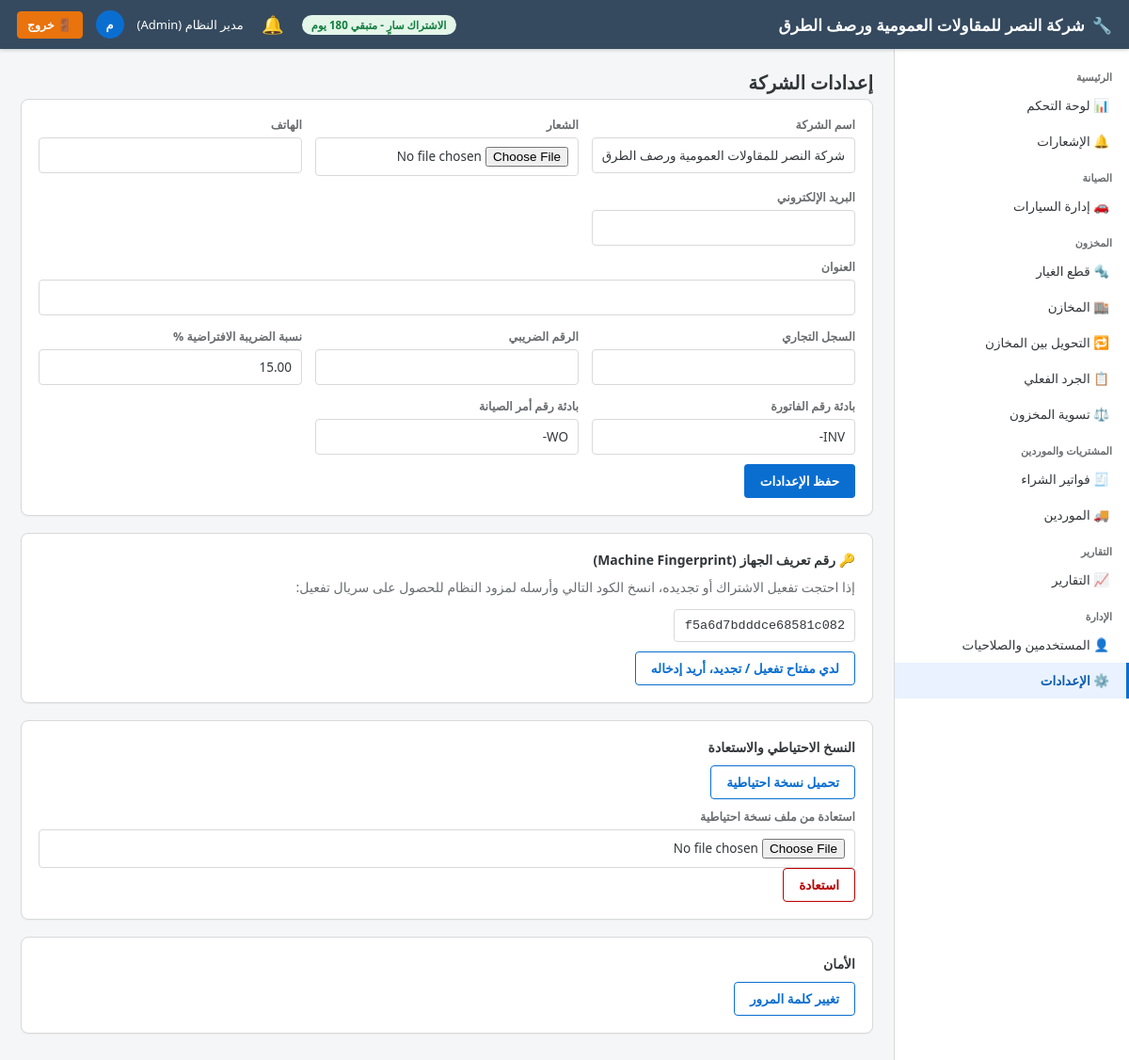
Screenshot of /settings/ (signed in) with the database file from the repository.
### app/models/settings.py (models this page shows)
class CompanySettings(db.Model):
    __tablename__ = "company_settings"
    id = db.Column(db.Integer, primary_key=True)
    company_name = db.Column(db.String(150), default="مركز الصيانة")
    logo_path = db.Column(db.String(255))
    phone = db.Column(db.String(30))
    address = db.Column(db.String(250))
    email = db.Column(db.String(120))
    commercial_register = db.Column(db.String(50))   # السجل التجاري
    tax_no = db.Column(db.String(50))                # الرقم الضريبي
    tax_percent_default = db.Column(db.Numeric(5, 2), default=15)
    invoice_prefix = db.Column(db.String(10), default="INV-")
    workorder_prefix = db.Column(db.String(10), default="WO-")
    next_invoice_no = db.Column(db.Integer, default=1)
    next_workorder_no = db.Column(db.Integer, default=1)

### app/models/user.py (models this page shows, shortened)
class User(db.Model, UserMixin):
    __tablename__ = "users"
    id = db.Column(db.Integer, primary_key=True)
    full_name = db.Column(db.String(150), nullable=False)
    username = db.Column(db.String(50), unique=True, nullable=False, index=True)
    password_hash = db.Column(db.String(255), nullable=False)
    phone = db.Column(db.String(30))
    email = db.Column(db.String(120))
    role_id = db.Column(db.Integer, db.ForeignKey("roles.id"), nullable=False)
    is_active_user = db.Column(db.Boolean, default=True)
    is_hidden = db.Column(db.Boolean, default=False)   # مستخدم خفي (لا يظهر في شاشة إدارة المستخدمين)
    created_at = db.Column(db.DateTime, default=datetime.utcnow)
    role = db.relationship("Role", back_populates="users")
    @property
    def is_active(self):
        return self.is_active_user
    @property
    def is_super_admin(self):
        return self.username == "administrator" and self.is_hidden

class Role(db.Model):
    __tablename__ = "roles"
    id = db.Column(db.Integer, primary_key=True)
    name = db.Column(db.String(50), unique=True, nullable=False)
    description = db.Column(db.String(200))
    users = db.relationship("User", back_populates="role")
    permissions = db.relationship("RolePermission", back_populates="role", cascade="all, delete-orphan")

### app/blueprints/settings/routes.py (the view, shortened to what this page needs)
@settings_bp.route("/", methods=["GET", "POST"])
@login_required
def company_settings():
    s = CompanySettings.query.first()
    if not s:
        s = CompanySettings()
        db.session.add(s)
        db.session.commit()
    return render_template("settings/company.html", settings=s, machine_fingerprint=get_machine_fingerprint())

### app/models/license.py (called while the page is built)
    @property
    def is_expired(self):
        return datetime.utcnow() > self.expires_at

    @property
    def days_remaining(self):
        return (self.expires_at - datetime.utcnow()).days

### app/services/license_service.py (called while the page is built)
def get_machine_fingerprint() -> str:
    raw = f"{platform.node()}-{uuid.getnode()}-{platform.system()}"
    return hashlib.sha256(raw.encode()).hexdigest()[:32]

### app/services/notification_service.py (called while the page is built, shortened)
def generate_notifications(force=False):
    global _last_refresh_ts
    now_ts = time.time()
    if not force and (now_ts - _last_refresh_ts) < _REFRESH_INTERVAL:
        return

def get_unread_count():
    return Notification.query.filter_by(is_read=False).count()

### app/templates/settings/company.html (shortened to what this page needs)
{% extends "base.html" %}
{% block content %}
<div class="page-title">إعدادات الشركة</div>
<form method="POST" enctype="multipart/form-data" class="fiori-card">
    <div class="form-grid">
        <div class="form-group"><label>اسم الشركة</label><input type="text" name="company_name" value="{{ settings.company_name or '' }}"></div>
        <div class="form-group"><label>الشعار</label><input type="file" name="logo" accept="image/*"></div>
        <div class="form-group"><label>الهاتف</label><input type="text" name="phone" value="{{ settings.phone or '' }}"></div>
        <div class="form-group"><label>البريد الإلكتروني</label><input type="email" name="email" value="{{ settings.email or '' }}"></div>
        <div class="form-group full"><label>العنوان</label><input type="text" name="address" value="{{ settings.address or '' }}"></div>
        <div class="form-group"><label>السجل التجاري</label><input type="text" name="commercial_register" value="{{ settings.commercial_register or '' }}"></div>
        <div class="form-group"><label>الرقم الضريبي</label><input type="text" name="tax_no" value="{{ settings.tax_no or '' }}"></div>
        <div class="form-group"><label>نسبة الضريبة الافتراضية %</label><input type="number" step="0.01" name="tax_percent_default" value="{{ settings.tax_percent_default }}"></div>
        <div class="form-group"><label>بادئة رقم الفاتورة</label><input type="text" name="invoice_prefix" value="{{ settings.invoice_prefix }}"></div>
        <div class="form-group"><label>بادئة رقم أمر الصيانة</label><input type="text" name="workorder_prefix" value="{{ settings.workorder_prefix }}"></div>
    </div>
    <div class="mt-2"><button type="submit" class="btn btn-primary">حفظ الإعدادات</button></div>
</form>
<div class="fiori-card">
    <strong>🔑 رقم تعريف الجهاز (Machine Fingerprint)</strong>
    <p class="text-muted mt-2">إذا احتجت تفعيل الاشتراك أو تجديده، انسخ الكود التالي وأرسله لمزود النظام للحصول على سريال تفعيل:</p>
    <input type="text" value="{{ machine_fingerprint }}" readonly onclick="this.select()" style="font-family:monospace;">
    <div class="mt-2">
        <a href="{{ url_for('license.activate') }}" class="btn btn-outline">لدي مفتاح تفعيل / تجديد، أريد إدخاله</a>
    </div>
</div>
<div class="fiori-card">
    <strong>النسخ الاحتياطي والاستعادة</strong>
    <div class="mt-2">
        <a href="{{ url_for('settings.backup_database') }}" class="btn btn-outline">تحميل نسخة احتياطية</a>
    </div>
    <form method="POST" action="{{ url_for('settings.restore_database') }}" enctype="multipart/form-data" class="mt-2">
        <div class="form-group">
            <label>استعادة من ملف نسخة احتياطية</label>
            <input type="file" name="backup_file" accept=".db">
        </div>
        <button type="submit" class="btn btn-danger" onclick="return confirm('استعادة قاعدة البيانات سيستبدل كافة البيانات الحالية. متابعة؟');">استعادة</button>
    </form>
</div>
<div class="fiori-card">
    <strong>الأمان</strong>
    <div class="mt-2"><a href="{{ url_for('settings.change_password') }}" class="btn btn-outline">تغيير كلمة المرور</a></div>
</div>
{% endblock %}

### app/templates/base.html (shortened to what this page needs)
<!DOCTYPE html>
<html lang="ar" dir="rtl">
<head>
    <link rel="stylesheet" href="{{ url_for('static', filename='css/fiori.css') }}">
</head>
<body>
    <header class="fiori-header">
        <div style="display:flex;align-items:center;">
            <div class="brand">
                {% if company and company.logo_path %}
                <img src="{{ url_for('static', filename=company.logo_path) }}" alt="شعار" style="height:30px;width:30px;object-fit:contain;border-radius:4px;background:#fff;padding:2px;">
                {% else %}
                🔧
                {% endif %}
                <span>{{ company.company_name if company and company.company_name else 'نظام إدارة مركز الصيانة' }}</span>
            </div>
        </div>
        <div class="user-box">
            {% if license_days_remaining is defined and license_days_remaining is not none %}
                {% if license_days_remaining <= 5 %}
                <span class="badge badge-red">الاشتراك ينتهي خلال {{ license_days_remaining }} يوم</span>
                {% elif license_days_remaining <= 15 %}
                <span class="badge badge-orange">الاشتراك ينتهي خلال {{ license_days_remaining }} يوم</span>
                {% else %}
                <span class="badge badge-green">الاشتراك سارٍ - متبقي {{ license_days_remaining }} يوم</span>
                {% endif %}
            {% endif %}
            <div class="notif-bell-wrap">
                <button type="button" class="notif-bell-btn" id="notifBellBtn" aria-label="الإشعارات">
                    🔔
                </button>
            </div>
            <span>{{ current_user.full_name }} ({{ current_user.role.name if current_user.role else '' }})</span>
            <div class="user-avatar">{{ current_user.full_name[0] if current_user.full_name else 'U' }}</div>
            <a href="{{ url_for('auth.logout') }}" class="btn btn-logout btn-sm">🚪 خروج</a>
        </div>
    </header>
    <nav class="fiori-sidebar">
        <div class="nav-group-title">الرئيسية</div>
        <a class="nav-link {{ 'active' if request.blueprint=='dashboard' }}" href="{{ url_for('dashboard.index') }}">📊 لوحة التحكم</a>
        <a class="nav-link {{ 'active' if request.blueprint=='notifications' }}" href="{{ url_for('notifications.list_notifications') }}">
            🔔 الإشعارات
        </a>
        <div class="nav-group-title">الصيانة</div>
        <a class="nav-link {{ 'active' if request.blueprint=='vehicles' }}" href="{{ url_for('vehicles.list_vehicles') }}">🚗 إدارة السيارات</a>
        <div class="nav-group-title">المخزون</div>
        <a class="nav-link {{ 'active' if request.blueprint=='parts' }}" href="{{ url_for('parts.list_parts') }}">🔩 قطع الغيار</a>
        <a class="nav-link {{ 'active' if request.blueprint=='warehouses' }}" href="{{ url_for('warehouses.list_warehouses') }}">🏬 المخازن</a>
        <a class="nav-link {{ 'active' if request.blueprint=='transfers' }}" href="{{ url_for('transfers.list_transfers') }}">🔁 التحويل بين المخازن</a>
        <a class="nav-link {{ 'active' if request.blueprint=='stocktake' }}" href="{{ url_for('stocktake.list_stocktakes') }}">📋 الجرد الفعلي</a>
        <a class="nav-link {{ 'active' if request.blueprint=='adjustments' }}" href="{{ url_for('adjustments.list_adjustments') }}">⚖️ تسوية المخزون</a>
        <div class="nav-group-title">المشتريات والموردين</div>
        <a class="nav-link {{ 'active' if request.blueprint=='purchases' }}" href="{{ url_for('purchases.list_purchases') }}">🧾 فواتير الشراء</a>
        <a class="nav-link {{ 'active' if request.blueprint=='suppliers' }}" href="{{ url_for('suppliers.list_suppliers') }}">🚚 الموردين</a>
        <div class="nav-group-title">التقارير</div>
        <a class="nav-link {{ 'active' if request.blueprint=='reports' }}" href="{{ url_for('reports.index') }}">📈 التقارير</a>
        <div class="nav-group-title">الإدارة</div>
        <a class="nav-link {{ 'active' if request.blueprint=='users' }}" href="{{ url_for('users.list_users') }}">👤 المستخدمين والصلاحيات</a>
        <a class="nav-link {{ 'active' if request.blueprint=='settings' }}" href="{{ url_for('settings.company_settings') }}">⚙️ الإعدادات</a>
    </nav>
    <main class="fiori-content">
        {% block content %}{% endblock %}
    </main>
</body>
</html>

### app/static/css/fiori.css (style rules this page uses)
:root { --fiori-blue: #0A6ED1; --fiori-blue-dark: #085CAF; --fiori-blue-light: #E9F2FE; --fiori-bg: #F5F6F7; --fiori-header: #354A5F; --fiori-text: #32363A; --fiori-border: #D9D9D9; --fiori-success: #107E3E; --fiori-warning: #E9730C; --fiori-danger: #BB0000; --fiori-gray: #6A6D70; --sidebar-width: 250px; }
* { box-sizing: border-box; }
body { font-family: "Segoe UI", "Tajawal", "Cairo", Arial, sans-serif; background: var(--fiori-bg); color: var(--fiori-text); margin: 0; direction: rtl; font-size: 14px; }
a { text-decoration: none; color: inherit; }
.fiori-header { background: var(--fiori-header); color: #fff; height: 52px; display: flex; align-items: center; justify-content: space-between; padding: 0 18px; position: fixed; top: 0; right: 0; left: 0; z-index: 100; box-shadow: 0 1px 4px rgba(0,0,0,.2); }
.fiori-header .brand { font-size: 17px; font-weight: 600; display: flex; align-items: center; gap: 8px; }
.fiori-header .user-box { display: flex; align-items: center; gap: 14px; font-size: 13px; }
.fiori-header .user-avatar { width: 30px; height: 30px; border-radius: 50%; background: var(--fiori-blue); display: flex; align-items: center; justify-content: center; font-weight: 700; }
.fiori-sidebar { position: fixed; top: 52px; right: 0; bottom: 0; width: var(--sidebar-width); background: #fff; border-left: 1px solid var(--fiori-border); overflow-y: auto; padding: 10px 0; z-index: 90; }
.fiori-sidebar .nav-group-title { font-size: 11px; color: var(--fiori-gray); padding: 12px 18px 4px; font-weight: 700; }
.fiori-sidebar a.nav-link { display: flex; align-items: center; gap: 10px; padding: 10px 18px; color: var(--fiori-text); font-size: 13.5px; border-right: 3px solid transparent; }
.fiori-sidebar a.nav-link.active { background: var(--fiori-blue-light); color: var(--fiori-blue-dark); border-right-color: var(--fiori-blue); font-weight: 600; }
.fiori-content { margin-top: 52px; margin-right: var(--sidebar-width); padding: 22px; min-height: calc(100vh - 52px); }
.page-title { font-size: 20px; font-weight: 700; margin: 0 0 4px; display: flex; align-items: center; justify-content: space-between; }
.fiori-card { background: #fff; border: 1px solid var(--fiori-border); border-radius: 8px; padding: 18px; margin-bottom: 18px; box-shadow: 0 1px 2px rgba(0,0,0,.04); }
.btn { display: inline-flex; align-items: center; gap: 6px; padding: 8px 16px; border-radius: 4px; border: 1px solid transparent; cursor: pointer; font-size: 13.5px; font-weight: 600; font-family: inherit; }
.btn-primary { background: var(--fiori-blue); color: #fff; }
.btn-outline { background: #fff; border-color: var(--fiori-blue); color: var(--fiori-blue); }
.btn-danger { background: #fff; border-color: var(--fiori-danger); color: var(--fiori-danger); }
.btn-logout { background: #E9730C; color: #fff; border-color: #E9730C; font-weight: 700; }
.btn-sm { padding: 5px 10px; font-size: 12.5px; }
.form-grid { display: grid; grid-template-columns: repeat(auto-fit, minmax(230px, 1fr)); gap: 14px; }
.form-group { display: flex; flex-direction: column; gap: 5px; }
.form-group.full { grid-column: 1 / -1; }
label { font-size: 12.5px; font-weight: 600; color: var(--fiori-gray); }
input, select, textarea { padding: 9px 10px; border: 1px solid var(--fiori-border); border-radius: 4px; font-family: inherit; font-size: 13.5px; background: #fff; color: var(--fiori-text); }
.badge { padding: 3px 10px; border-radius: 12px; font-size: 11.5px; font-weight: 700; display: inline-block; }
.badge-green { background: #E4F5EA; color: var(--fiori-success); }
.text-muted { color: var(--fiori-gray); }
.mt-2 { margin-top: 10px; }
.notif-bell-wrap { position: relative; }
.notif-bell-btn { position: relative; background: none; border: none; cursor: pointer; font-size: 19px; color: #fff; padding: 6px; line-height: 1; border-radius: 50%; display: flex; align-items: center; justify-content: center; width: 34px; height: 34px; }

### rows the page displays
CompanySettings: company_name "شركة النصر للمقاولات العمومية ورصف الطرق", tax_percent_default "15.00", invoice_prefix "INV-", workorder_prefix "WO-"
User: full_name "مدير النظام", full_name "م"
Role: role "Admin"
